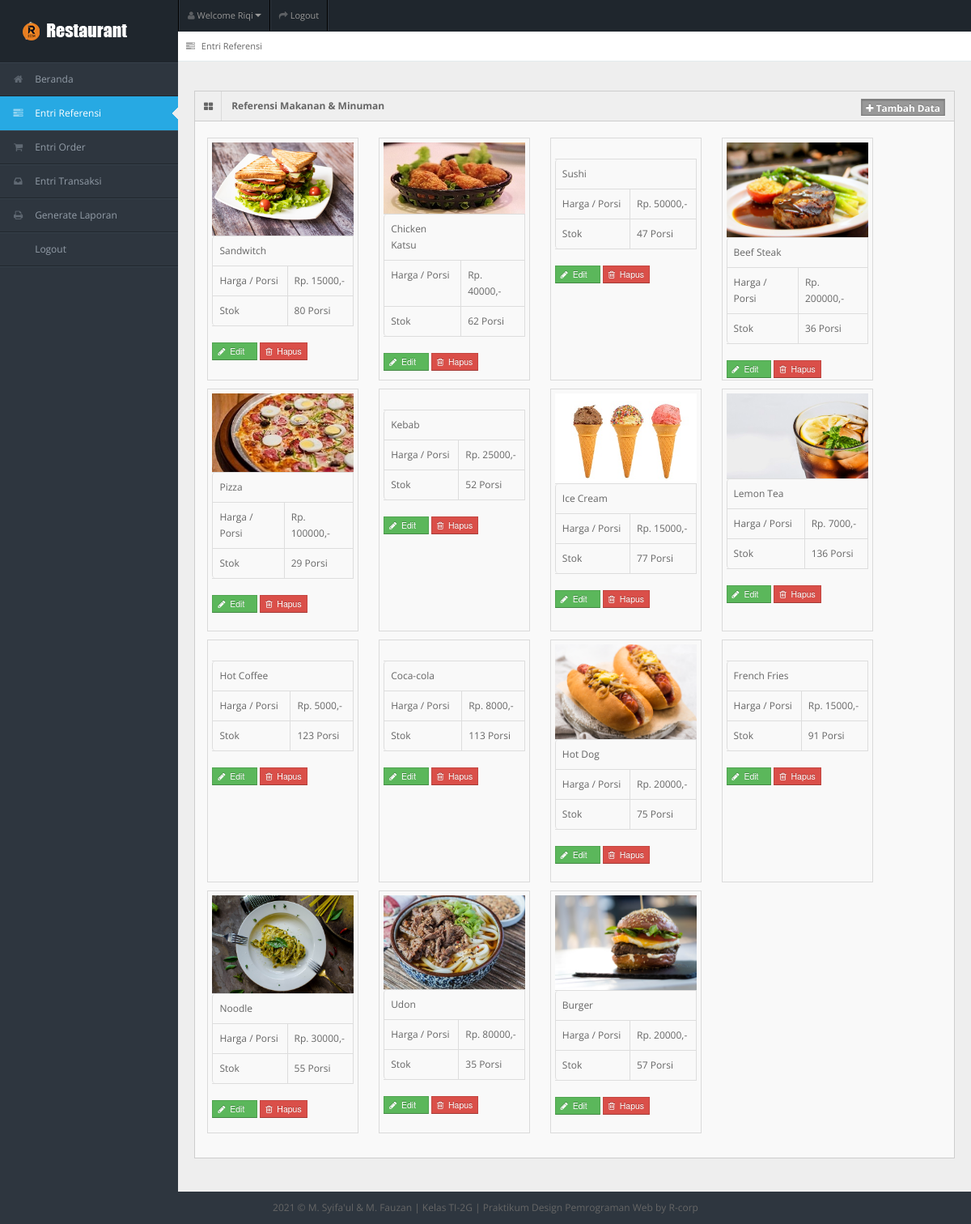
The page /entri_referensi.php (signed in) on the database its author committed.
### tables this page shows
CREATE TABLE `tb_user` (
  `id_user` int(11) NOT NULL,
  `username` varchar(150) NOT NULL,
  `password` varchar(150) NOT NULL,
  `nama_user` varchar(150) NOT NULL,
  `id_level` int(11) NOT NULL,
  `status` varchar(150) NOT NULL
);

CREATE TABLE `tb_masakan` (
  `id_masakan` int(11) NOT NULL,
  `nama_masakan` varchar(150) NOT NULL,
  `harga` varchar(150) NOT NULL,
  `stok` int(11) NOT NULL,
  `status_masakan` varchar(150) NOT NULL,
  `gambar_masakan` varchar(150) NOT NULL
);

### entri_referensi.php (the view, shortened to what this page needs)
<!DOCTYPE html>
<?php
include "connection/koneksi.php";
$id = $_SESSION['id_user'];
if(isset ($_SESSION['username'])){
  $query = "select * from tb_user natural join tb_level where id_user = $id";
  mysqli_query($conn, $query);
  $sql = mysqli_query($conn, $query);
  while($r = mysqli_fetch_array($sql)){
?>
<html lang="en">
<head>
<link rel="stylesheet" href="template/dashboard/css/bootstrap.min.css" />
<link rel="stylesheet" href="template/dashboard/css/bootstrap-responsive.min.css" />
<link rel="stylesheet" href="template/dashboard/css/fullcalendar.css" />
<link rel="stylesheet" href="matrix-style.css" />
<link rel="stylesheet" href="template/dashboard/css/matrix-media.css" />
<link href="template/dashboard/font-awesome/css/font-awesome.css" rel="stylesheet" />
<link rel="stylesheet" href="template/dashboard/css/jquery.gritter.css" />
</head>
<body>
<div id="header">
  <h1><a href="entri_referensi.php">Entri Referensi</a></h1>
</div>
<div id="user-nav" class="navbar navbar-inverse">
  <ul class="nav">
    <li  class="dropdown" id="profile-messages" ><a title="" href="#" data-toggle="dropdown" data-target="#profile-messages" class="dropdown-toggle"><i class="icon icon-user"></i>  <span class="text">Welcome <?php echo $r['nama_user'];?></span><b class="caret"></b></a>
    </li>
    <li class=""><a title="" href="logout.php"><i class="icon icon-share-alt"></i> <span class="text">Logout</span></a></li>
  </ul>
</div>
<div id="sidebar"><a href="entri_referensi.php" class="visible-phone"><i class="icon icon-tasks"></i> <span>Entri Referensi</span></a>
  <ul>
    <?php
    if($r['id_level'] == 1){
  ?>
    <li><a href="beranda.php"><i class="icon icon-home"></i> <span>Beranda</span></a> </li>
    <li class="active"> <a href="entri_referensi.php"><i class="icon icon-tasks"></i> <span>Entri Referensi</span></a> </li>
    <li> <a href="entri_order.php"><i class="icon icon-shopping-cart"></i> <span>Entri Order</span></a> </li>
    <li> <a href="entri_transaksi.php"><i class="icon icon-inbox"></i> <span>Entri Transaksi</span></a> </li>
    <li> <a href="generate_laporan.php"><i class="icon icon-print"></i> <span>Generate Laporan</span></a> </li>
    <li> <a href="logout.php"><i class="icon icon-sign-out"></i> <span>Logout</span></a> </li>
  <?php
    } else if($r['id_level'] == 2){
  ?>
    <li><a href="beranda.php"><i class="icon icon-home"></i> <span>Beranda</span></a> </li>
    <li> <a href="entri_order.php"><i class="icon icon-shopping-cart"></i> <span>Entri Order</span></a> </li>
    <li> <a href="generate_laporan.php"><i class="icon icon-print"></i> <span>Generate Laporan</span></a> </li>
    <li> <a href="logout.php"><i class="icon icon-sign-out"></i> <span>Logout</span></a> </li>
  <?php
    } else if($r['id_level'] == 3){
  ?>
    <li><a href="beranda.php"><i class="icon icon-home"></i> <span>Beranda</span></a> </li>
    <li> <a href="entri_transaksi.php"><i class="icon icon-inbox"></i> <span>Entri Transaksi</span></a> </li>
    <li> <a href="generate_laporan.php"><i class="icon icon-print"></i> <span>Generate Laporan</span></a> </li>
    <li> <a href="logout.php"><i class="icon icon-sign-out"></i> <span>Logout</span></a> </li>
  <?php
    } else if($r['id_level'] == 4){
  ?>
    <li><a href="beranda.php"><i class="icon icon-home"></i> <span>Beranda</span></a> </li>
    <li> <a href="generate_laporan.php"><i class="icon icon-print"></i> <span>Generate Laporan</span></a> </li>
    <li> <a href="logout.php"><i class="icon icon-sign-out"></i> <span>Logout</span></a> </li>
  <?php
    } else if($r['id_level'] == 5){
  ?>
    <li><a href="beranda.php"><i class="icon icon-home"></i> <span>Beranda</span></a> </li>
    <li> <a href="entri_order.php"><i class="icon icon-shopping-cart"></i> <span>Entri Order</span></a> </li>
    <li> <a href="logout.php"><i class="icon icon-sign-out"></i> <span>Logout</span></a> </li>
  <?php
    }
  ?>
  </ul>
</div>
<div id="content">
  <div id="content-header">
    <div id="breadcrumb"> <a href="entri_referensi.php" title="Go to here" class="tip-bottom"><i class="icon icon-tasks"></i> Entri Referensi</a></div>
  </div>
  <div class="container-fluid">
    <div class="row-fluid">
    <?php
      if($r['id_level'] == 1){
    ?>
      <div class="widget-box">
        <div class="widget-title bg_lg"><span class="icon"><i class="icon-th-large"></i></span>
          <h5>Referensi Makanan & Minuman</h5>
          <a href="tambah_menu.php" class="btn btn-info btn-mini label"><i class="icon-plus"></i>&nbsp;Tambah Data</a>
        </div>
        <div class="widget-content" >
          <ul class="thumbnails">
            <div class="btn-icon-pg">
              <ul>
                <?php
                  $query_data_makanan = "select * from tb_masakan order by id_masakan desc";
                  $sql_data_makanan = mysqli_query($conn, $query_data_makanan);
                  while($r_dt_makanan = mysqli_fetch_array($sql_data_makanan)){
                ?>
                    <li class="span2">
                      <a> <img src="gambar/<?php echo $r_dt_makanan['gambar_masakan']?>" alt="" > </a>
                      <table class="table table-bordered">
                        <tbody>
                          <tr>
                            <td><?php echo $r_dt_makanan['nama_masakan'];?></td>
                          </tr>
                          <tr>
                            <td>Harga / Porsi</td>
                            <td>Rp. <?php echo $r_dt_makanan['harga'];?>,-</td>
                          </tr>
                          <tr>
                            <td>Stok</td>
                            <td><?php echo $r_dt_makanan['stok'];?> Porsi</td>
                          </tr>
                        </tbody>
                      </table>
                      <form action="" method="post">
                        <button type="submit" value="<?php echo $r_dt_makanan['id_masakan'];?>" name="edit_menu" class="btn btn-success btn-mini"><i class='icon-pencil'></i>&nbsp;&nbsp;Edit &nbsp;&nbsp;</button>
                        <button type="submit" value="<?php echo $r_dt_makanan['id_masakan'];?>" name="hapus_menu" class="btn btn-mini btn-danger"><i class='icon icon-trash'></i>&nbsp; Hapus</button>
                      </form>
                    </li>
                  <?php
                    }
                  ?>
              </ul>
            </div>
          </ul>
        </div>
      </div>
      <?php
        }
      ?>
    </div>
  </div>
</div>
<div class="row-fluid">
  <div id="footer" class="span12"> <?php echo date('Y'); ?> &copy; M. Syifa'ul & M. Fauzan | Kelas TI-2G |
								Praktikum Design Pemrograman Web <a href="#">by R-corp</a> </div>
</div>
</body>
</html>
<?php
  }
} else {
  header('location: logout.php');
}
?>

### template/dashboard/css/matrix-media.css (style rules this page uses)
body { background:#2E363F; }
#header { background-color: #1f262d; margin-top:10px; }
#sidebar > ul { border-bottom: 1px solid #37414b }
#sidebar > ul > li { border-top: 1px solid #37414b; border-bottom: 1px solid #1f262d; }
#sidebar > ul > li.active { background-color: #27a9e3; border-bottom: 1px solid #27a9e3; border-top: 1px solid #27a9e3; }
#sidebar > ul > li.active a { color:#fff; text-decoration:none; }

### rows shown on the page
tb_user: nama_user "Riqi"
tb_masakan: gambar_masakan (picture), nama_masakan "Sandwitch", harga "15000", stok "80", $r_dt_makanan['id_masakan'] 40 (drawn)
tb_masakan: gambar_masakan (picture), nama_masakan "Chicken Katsu", harga "40000", stok "62", $r_dt_makanan['id_masakan'] 39 (drawn)
tb_masakan: nama_masakan "Sushi", harga "50000", stok "47", $r_dt_makanan['id_masakan'] 38 (drawn)
tb_masakan: gambar_masakan (picture), nama_masakan "Beef Steak", harga "200000", stok "36", $r_dt_makanan['id_masakan'] 37 (drawn)
tb_masakan: gambar_masakan (picture), nama_masakan "Pizza", harga "100000", stok "29", $r_dt_makanan['id_masakan'] 36 (drawn)
tb_masakan: nama_masakan "Kebab", harga "25000", stok "52", $r_dt_makanan['id_masakan'] 35 (drawn)
tb_masakan: gambar_masakan (picture), nama_masakan "Ice Cream", harga "15000", stok "77", $r_dt_makanan['id_masakan'] 34 (drawn)
tb_masakan: gambar_masakan (picture), nama_masakan "Lemon Tea", harga "7000", stok "136", $r_dt_makanan['id_masakan'] 33 (drawn)
tb_masakan: nama_masakan "Hot Coffee", harga "5000", stok "123", $r_dt_makanan['id_masakan'] 32 (drawn)
tb_masakan: nama_masakan "Coca-cola", harga "8000", stok "113", $r_dt_makanan['id_masakan'] 31 (drawn)
tb_masakan: gambar_masakan (picture), nama_masakan "Hot Dog", harga "20000", stok "75", $r_dt_makanan['id_masakan'] 28 (drawn)
tb_masakan: nama_masakan "French Fries", harga "15000", stok "91", $r_dt_makanan['id_masakan'] 27 (drawn)
tb_masakan: gambar_masakan (picture), nama_masakan "Noodle", harga "30000", stok "55", $r_dt_makanan['id_masakan'] 26 (drawn)
tb_masakan: gambar_masakan (picture), nama_masakan "Udon", harga "80000", stok "35", $r_dt_makanan['id_masakan'] 25 (drawn)
tb_masakan: gambar_masakan (picture), nama_masakan "Burger", harga "20000", stok "57", $r_dt_makanan['id_masakan'] 21 (drawn)
